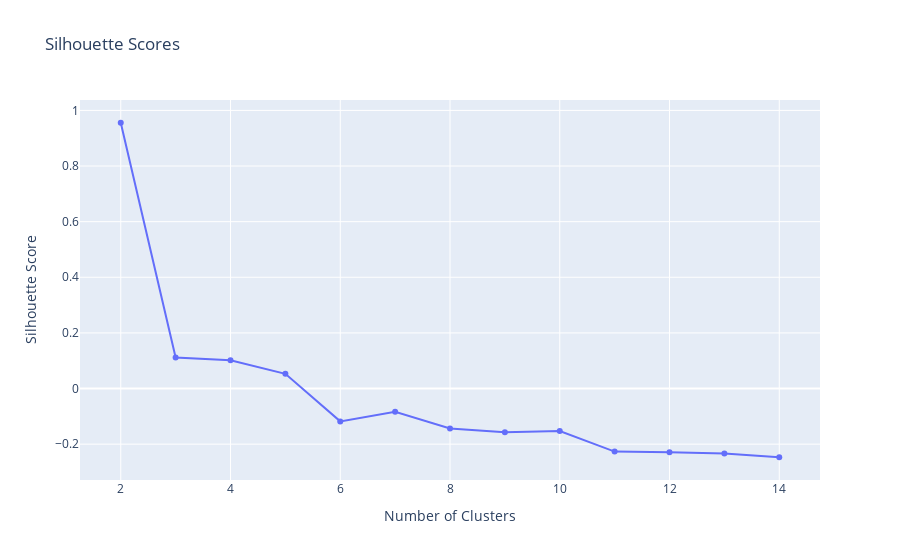

Notebook source saved alongside this figure:
### Code cell
sil_scores = []
K_values_sil = list(range(2,15))
for k in K_values_sil:
    pipe.set_params(kmeans__n_clusters=k)
    pipe.fit(subData[feature_cols])
    labels = pipe['kmeans'].labels_
    sil_scores.append(silhouette_score(subData[feature_cols], labels))

fig = px.line(x=K_values_sil, y=sil_scores, markers=True,
              title="Silhouette Scores",
              labels={"x":"Number of Clusters", "y":"Silhouette Score"})
fig.show()

### Figure 1 — Plotly figure (JSON) as saved in the notebook; plotly's stock layout.template omitted (floating-point values rounded to 4 significant figures)
{"data": [{"hovertemplate": "Number of Clusters=%{x}<br>Silhouette Score=%{y}<extra></extra>", "legendgroup": "", "line": {"color": "#636efa", "dash": "solid"}, "marker": {"symbol": "circle"}, "mode": "lines+markers", "name": "", "orientation": "v", "showlegend": false, "type": "scatter", "x": [2, 3, 4, 5, 6, 7, 8, 9, 10, 11, 12, 13, 14], "xaxis": "x", "y": [0.9556, 0.1116, 0.102, 0.05281, -0.1181, -0.08323, -0.1435, -0.1572, -0.1525, -0.2268, -0.2294, -0.2337, -0.2471], "yaxis": "y"}], "layout": {"legend": {"tracegroupgap": 0}, "title": {"text": "Silhouette Scores"}, "xaxis": {"anchor": "y", "domain": [0, 1], "title": {"text": "Number of Clusters"}}, "yaxis": {"anchor": "x", "domain": [0, 1], "title": {"text": "Silhouette Score"}}}}
